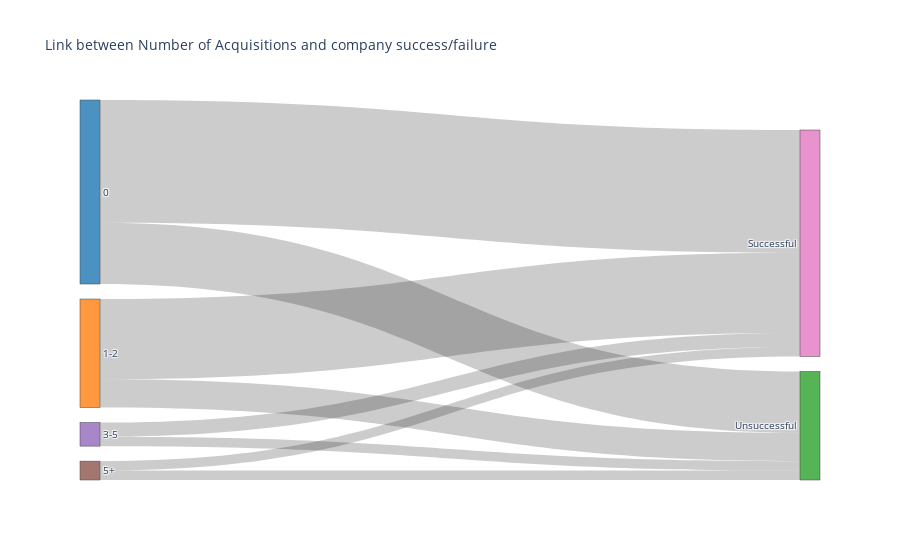

Notebook code for this chart:
### Code cell
label = np.concatenate([acquisitions_df['acquisitions_gp'].unique(), acquisitions_df['Success_Label'].unique()])
color = ["rgba(31, 119, 180, 0.8)", "rgba(255, 127, 14, 0.8)", "rgba(148, 103, 189, 0.8)", "rgba(140, 86, 75, 0.8)",
         "rgba(227, 119, 194, 0.8)", "rgba(44, 160, 44, 0.8)", "rgba(214, 39, 40, 0.8)"]

source = []
target = []
value = []

for i in range(len(label[:4])):
    for j in range(4, len(label)):
        source.append(i)
        if label[j] == 'Successful':
            target.append(4)
        else:
            target.append(5)
        value.append(acquisitions_df[(acquisitions_df['acquisitions_gp']==label[i]) & (acquisitions_df['Success_Label'] == label[j])]['cnt'].values[0])

data = dict(
    type='sankey',
    node = dict(
      pad = 15,
      thickness = 20,
      label = label,
      color = color
    ),
    link = dict(
        source = source,
        target = target,
        value = value
  ))

layout =  dict(
    title = "Link between Number of Acquisitions and company success/failure",
    font = dict(
      size = 10
    )
)
chmap = go.Figure(data = [data], layout = layout)
py.offline.iplot(chmap)

### Figure 1 — Plotly figure (JSON) as saved in the notebook; plotly's stock layout.template omitted (floating-point values rounded to 4 significant figures)
{"data": [{"link": {"source": [0, 0, 1, 1, 2, 2, 3, 3], "target": [4, 5, 4, 5, 4, 5, 4, 5], "value": [26, 13, 17, 6, 3, 2, 2, 2]}, "node": {"color": ["rgba(31, 119, 180, 0.8)", "rgba(255, 127, 14, 0.8)", "rgba(148, 103, 189, 0.8)", "rgba(140, 86, 75, 0.8)", "rgba(227, 119, 194, 0.8)", "rgba(44, 160, 44, 0.8)", "rgba(214, 39, 40, 0.8)"], "label": ["0", "1-2", "3-5", "5+", "Successful", "Unsuccessful"], "pad": 15, "thickness": 20}, "type": "sankey"}], "layout": {"font": {"size": 10}, "title": {"text": "Link between Number of Acquisitions and company success/failure"}}}
